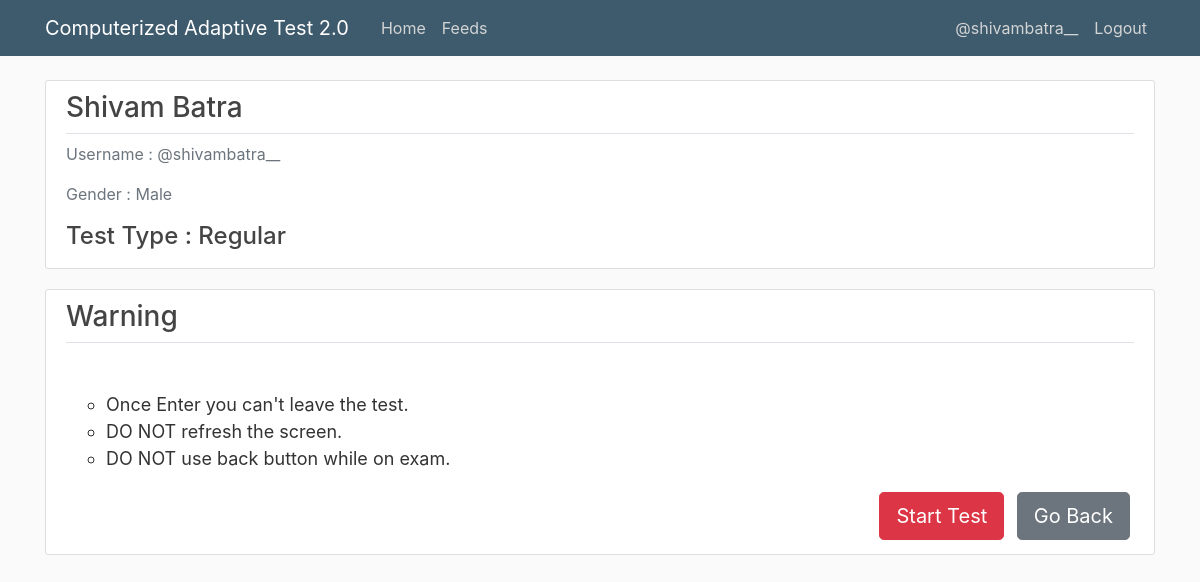
The page /pre_test (signed in) on the database its author committed.
### AdaptiveTest/models.py (models this page shows, shortened)
class User(db.Model , UserMixin) :
    id = db.Column(db.Integer , primary_key = True)
    name = db.Column(db.String(40) , nullable = False , default = 'Unnamed')
    username = db.Column(db.String(20) , unique = True , nullable = False)
    gender = db.Column(db.String(10)  , nullable = False)
    password = db.Column(db.String(60) , nullable = False)
    no_of_test = db.Column(db.Integer , nullable = False , default = 0)
    results = db.relationship('Result' , backref='candidate' , lazy = True)

### AdaptiveTest/routes.py (the view)
@app.route('/pre_test')
@login_required
def pretest_page() :
    return render_template('pretest_screen.html' , user = current_user , title = 'Ready?')

### AdaptiveTest/models.py (called while the page is built)
@login_manager.user_loader
def load_user(user_id) :
    return User.query.get(int(user_id))

### AdaptiveTest/templates/pretest_screen.html (shortened to what this page needs)
{% extends 'base.html' %}
{% block content %}
    <div class="row justify-content-center">
        <div class="col-md-12">
            <article class="media content-section">
                <div class="media-body">
                    <legend class="border-bottom mb 4"><h3>{{ user.name }}</h3></legend>
                    <p class="text-secondary">Username : @{{ user.username }}</p>
                    <p class="text-secondary">Gender : {{ user.gender }}</p>
                    <h4>Test Type : Regular</h4>
                </div>
            </article>
        </div>
    </div>
    <div class="row justify-content-center">
        <div class="col-md-12">
            <article class="media content-section">
                <div class="media-body">
                    <legend class="border-bottom mb 4"><h3>Warning</h3></legend>
                    <p class="article-content">
                        <ul type ="circle">
                            <li>Once Enter you can't leave the test.</li>
                            <li>DO NOT refresh the screen.</li>
                            <li>DO NOT use back button while on exam.</li>
                        </ul>
                    </p>
                    <div class="text-right">
                        <button class="btn btn-danger btn-lg m-1" data-toggle="modal" data-target="#confirm">Start Test</button>
                        <a class="btn btn-secondary btn-lg m-1" href="{{ url_for('home_page') }}">Go Back</a>
                    </div>
                </div>
            </article>
        </div>
    </div>
{% endblock content %}

### AdaptiveTest/templates/base.html (shortened to what this page needs)
<!DOCTYPE html>
<html lang="en">
<head>
    <link rel="stylesheet" href="https://maxcdn.bootstrapcdn.com/bootstrap/4.0.0/css/bootstrap.min.css">
    <link rel="stylesheet" href="{{ url_for('static' , filename= 'style.css')}}">
</head>
<body>
    <header class="site-header">
        <nav class="navbar navbar-expand-md navbar-dark bg-steel fixed-top">
          <div class="container">
            <a class="navbar-brand mr-4" href="/">Computerized Adaptive Test 2.0</a>
            <div class="collapse navbar-collapse" id="navbarToggle">
              <div class="navbar-nav mr-auto">
                <a class="nav-item nav-link" href="{{ url_for('home_page') }}">Home</a>
                <a class="nav-item nav-link" href="{{ url_for('feeds_page') }}">Feeds</a>
              </div>
              <div class="navbar-nav">
                  {% if current_user.is_authenticated %}
                    <a class="nav-item nav-link" href="{{ url_for('account' , username=current_user.username) }}">@{{ current_user.username }}</a>
                    <a class="nav-item nav-link" href="{{ url_for('logout') }}">Logout</a>
                  {% else %}
                    <a class="nav-item nav-link" href="{{ url_for('login_page') }}">Login</a>
                    <a class="nav-item nav-link" href="{{ url_for('register_page') }}">Register</a>
                  {% endif %}
              </div>
            </div>
          </div>
        </nav>
      </header>
      <div class="container">
        {% block content %} {% endblock content %}
    </div>
</body>
</html>

### AdaptiveTest/static/style.css (style rules this page uses)
body { background: #fafafa; color: #333333; margin-top: 5rem; }
h1, h2, h3, h4, h5, h6 { color: #444444; }
.bg-steel { background-color: #3e5a6d; }
.site-header .navbar-nav .nav-link { color: #d3d4d4; }
.content-section { background: #ffffff; padding: 10px 20px; border: 1px solid #dddddd; border-radius: 3px; margin-bottom: 20px; }
.article-content { white-space: pre-line; }
li { font-size: 18px; }

### rows shown on the page
User: username "shivambatra__", name "Shivam Batra", gender "Male"
